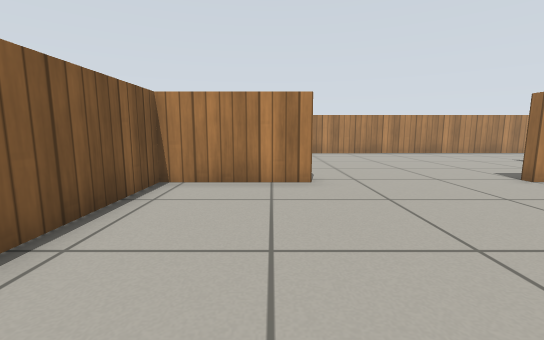
[1] (above)

20 first-person views from a walk through a Gazebo world. The camera is 0.57 m above the floor, tilts 8° down and sees 90° across. The floor is counted in squares, 0.5 m on a side. Each view is taken from the middle of a square. On the plan, view 1 faces up. The plan holds only what a view shows up to about 12 squares ahead; the rest is blank. Simple patterns stand in for the simulator's built-in surfaces.

[2]
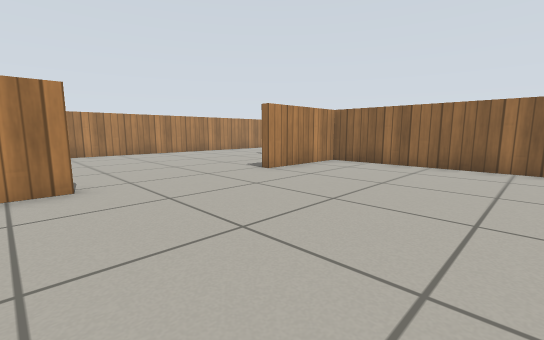

[3]
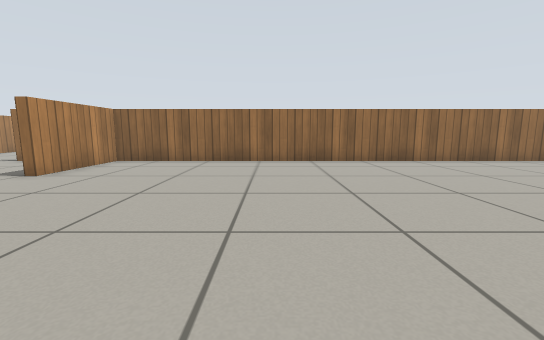

[4]
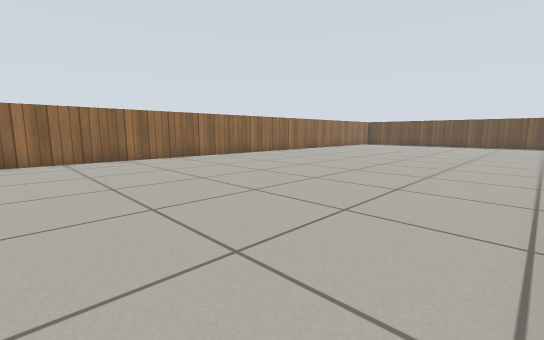

[5]
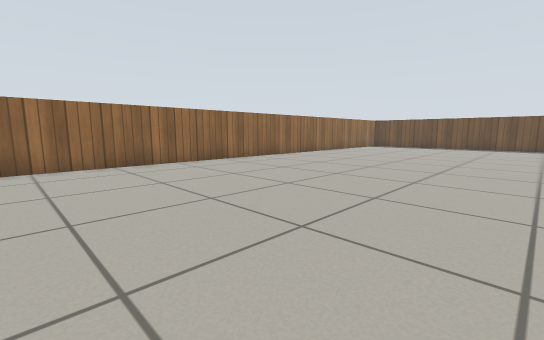

[6]
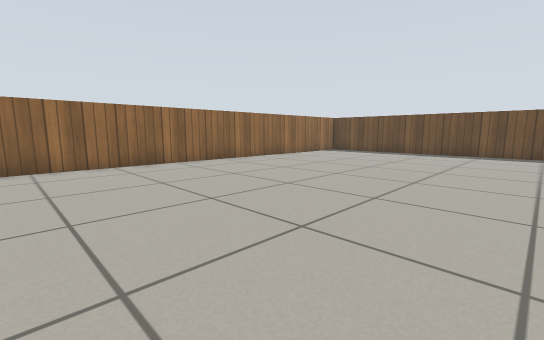

[7]
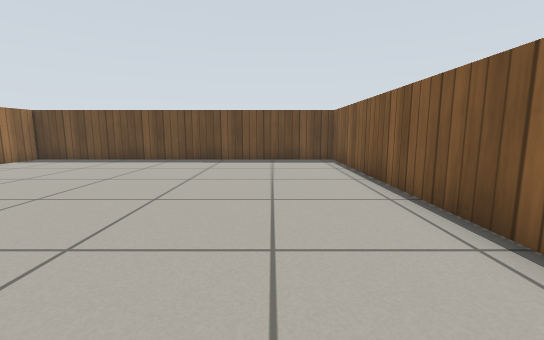

[8]
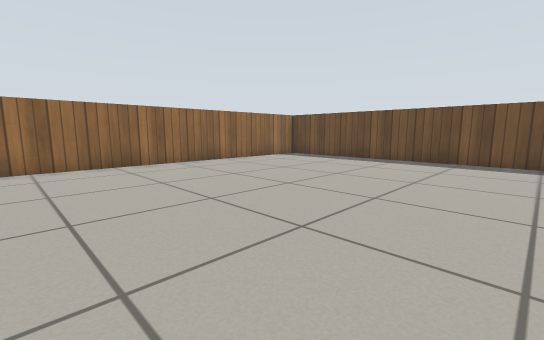

[9]
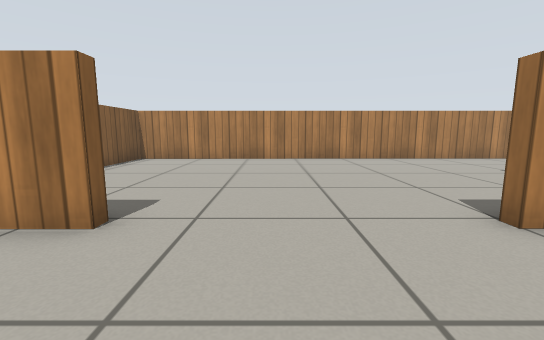

[10]
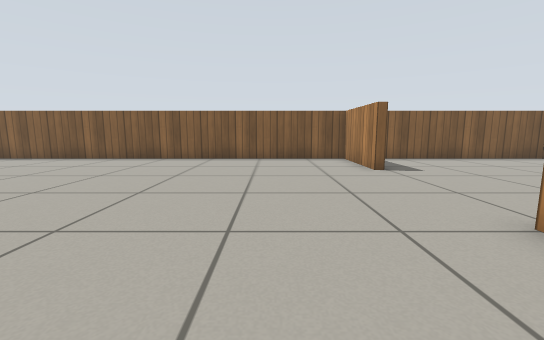

[11]
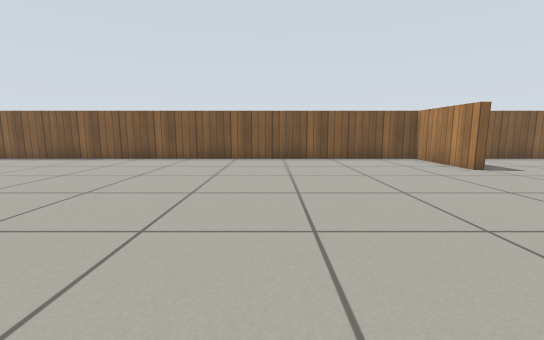

[12]
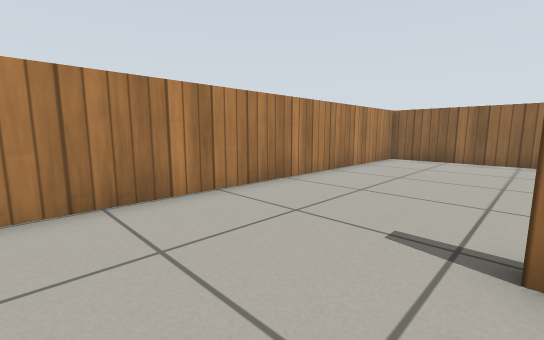

[13]
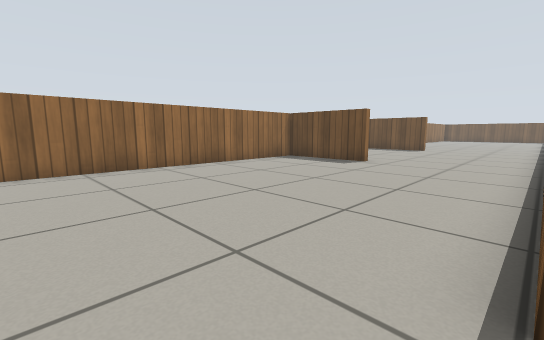

[14]
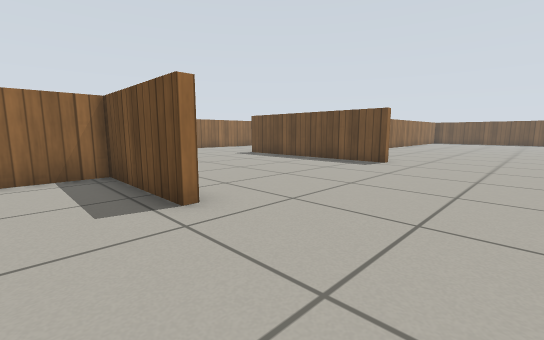

[15]
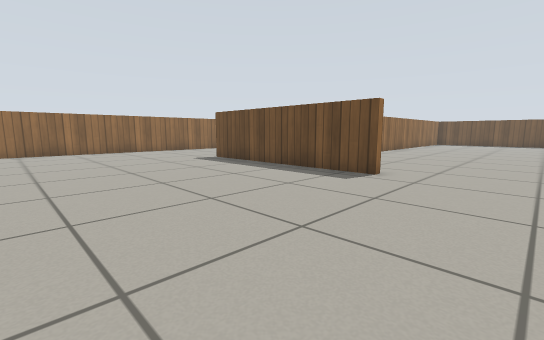

[16]
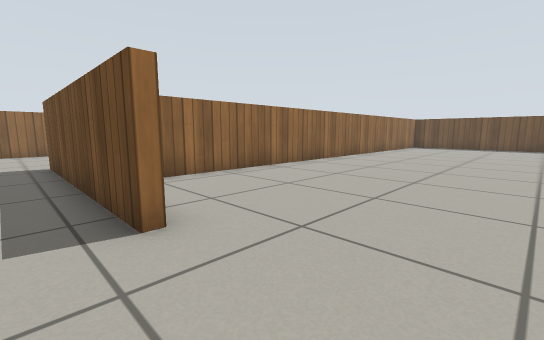

[17]
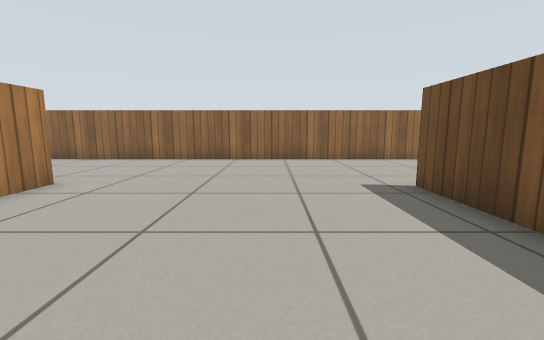

[18]
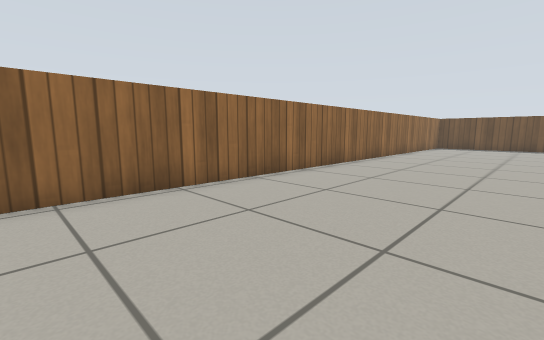

[19]
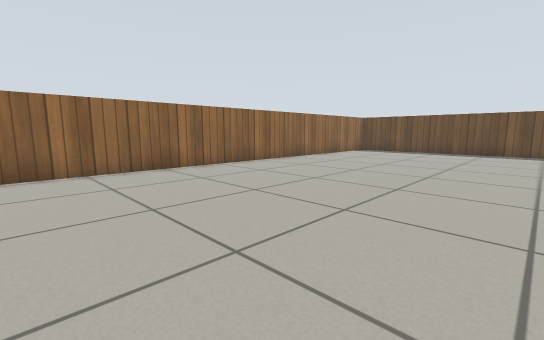

[20]
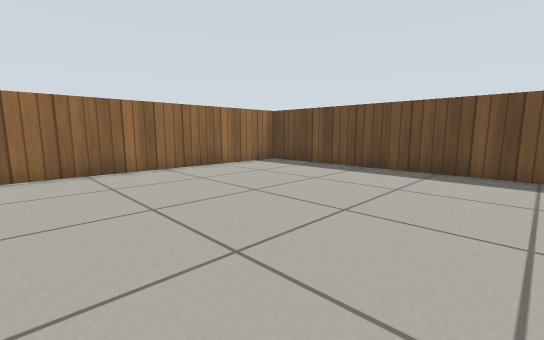

### Floor plan
Points are (right, up) in squares from view 1. A wall is a line through its corners. A room is listed if a view was taken in it or the views show most of it. See-through windows are left out.
Room 1 (views 1, 2, 3, 4, 5, 6, 7, 8, 9, 10, 11, 12, 13, 14, 15, 16, 17, 18, 19, 20)
walls: (15, -6) (22.7, -6); (14.7, 2.1) (18.7, 2.1) (18.7, 14.6) (-2.6, 14.5) (-2.6, 7.7); (18.7, -15.6) (18.7, -7.7); (22.9, 1.8) (21.6, 1.8); (9.6, -22.6) (9.6, 6.1) (5.9, 6.1) (5.9, 6.5); (0.9, 6.5) (0.9, 6.1) (-2.6, 6.1) (-2.5, -11.5); (-2.5, -17.3) (-2.5, -26.2) (9.6, -26.2) (9.6, -24.5); (19.9, -26.3) (28.2, -26.3) (28.3, 6.3)
low walls: (9.9, 10) (9.9, 7.7)

Positions as (right, up) in squares from view 1, and headings:
1: (0, 0), facing up
2: (0, 0), facing up-right
3: (-1, 0), facing right
4: (-2, -2), facing down-right
5: (0, -5), facing down-right
6: (0, -11), facing down-right
7: (0, -15), facing down
8: (0, -15), facing down-right
9: (3, 3), facing up
10: (9, 3), facing left
11: (9, 0), facing left
12: (7, 10), facing up-right
13: (10, 12), facing down-right
14: (11, 4), facing down-right
15: (12, 1), facing down-right
16: (12, -5), facing down-right
17: (17, -3), facing right
18: (23, -5), facing down-right
19: (20, -10), facing down-right
20: (20, -18), facing down-right
